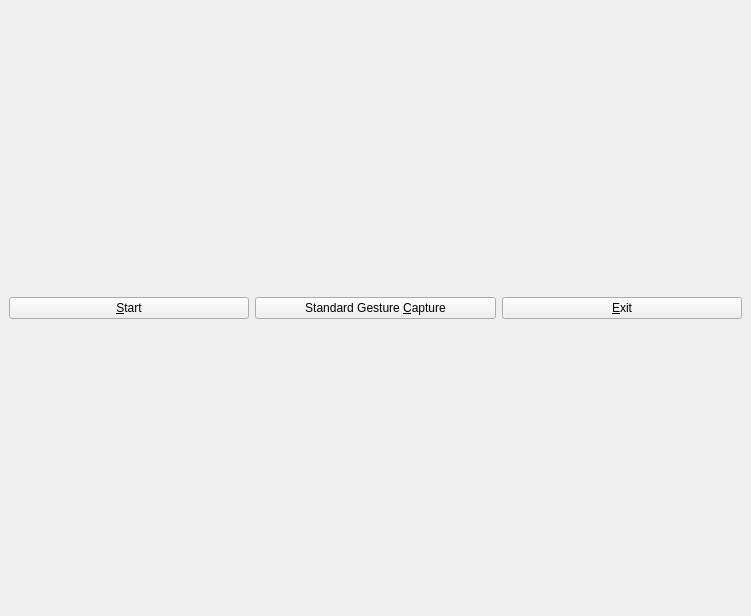
<?xml version="1.0" encoding="UTF-8"?>
<ui version="4.0">
 <class>MainWindow</class>
 <widget class="QMainWindow" name="MainWindow">
  <property name="geometry">
   <rect>
    <x>0</x>
    <y>0</y>
    <width>751</width>
    <height>616</height>
   </rect>
  </property>
  <property name="windowTitle">
   <string>MainWindow</string>
  </property>
  <widget class="QWidget" name="centralwidget">
   <layout class="QGridLayout" name="gridLayout">
    <item row="1" column="1">
     <widget class="QPushButton" name="standardCaptureButton">
      <property name="text">
       <string>Standard Gesture &amp;Capture</string>
      </property>
     </widget>
    </item>
    <item row="1" column="0">
     <widget class="QPushButton" name="startButton">
      <property name="text">
       <string>&amp;Start</string>
      </property>
     </widget>
    </item>
    <item row="1" column="2">
     <widget class="QPushButton" name="exitButton">
      <property name="text">
       <string>&amp;Exit</string>
      </property>
     </widget>
    </item>
    <item row="0" column="0" colspan="3">
     <layout class="QGridLayout" name="poseLayout"/>
    </item>
   </layout>
  </widget>
 </widget>
 <resources/>
 <connections/>
</ui>
